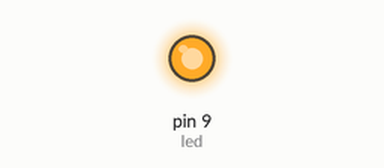
Recording of a sketch running on a simulated Arduino Uno, built with avr-gcc and run on an emulated ATmega328P. Shown: output pins drawn as LEDs (lit = HIGH).

Above: at 1.0 s.
At 3.0 s:
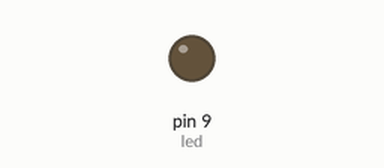
Timing chart, 0 to 5.2 s (numbered marks = the images above):
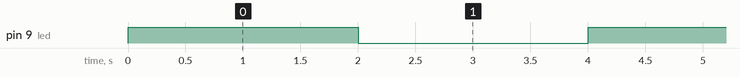

Measured:
- by itself, pin 9 (led): alternates HIGH for 2.0 s and LOW for 2.0 s

The sketch:

Blink.ino
```cpp
// (licence header left out)
// Pin 13 has an LED connected on most Arduino boards.
// give it a name:
int led = 9;

// the setup routine runs once when you press reset:
void setup() {
  // initialize the digital pin as an output.
  pinMode(led, OUTPUT);
}

// the loop routine runs over and over again forever:
void loop() {
  digitalWrite(led, HIGH);   // turn the LED on (HIGH is the voltage level)
  delay(2000);               // wait forec
  digitalWrite(led, LOW);    // turn the LED off by making the voltage LOW
  delay(2000);  // wait for a second
}
```
